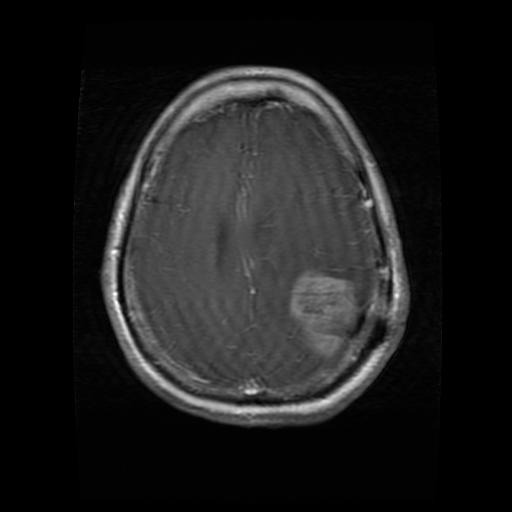
#> input picture Brain Tumor Classification/dataset2/Test/glioma/Te-gl_0023.jpg, 512 x 512 px, given as the content of the folder dataset2/train, which was not available
$ jupyter execute --allow-errors 'machine learning.ipynb'   (text cells are left out)
#> lines starting #> are read from the running program, lines starting #| are printed output that depends on the picture
[cell 1]
from skimage.feature import SIFT
from PIL import Image
import numpy as np
import os
from scipy.cluster.vq import kmeans, vq
from sklearn.preprocessing import StandardScaler
from sklearn.svm import LinearSVC , SVC
import joblib
import matplotlib.pyplot as plt
from sklearn.ensemble import RandomForestClassifier
from sklearn.neighbors import KNeighborsClassifier
from prettytable import PrettyTable
import splitfolders
from sklearn.metrics import f1_score , classification_report ,confusion_matrix, ConfusionMatrixDisplay, accuracy_score, recall_score, f1_score , precision_score
import seaborn as sns
from sklearn.model_selection import GridSearchCV
from sklearn.tree import DecisionTreeClassifier
import seaborn as sns
from sklearn.naive_bayes import GaussianNB
from sklearn.linear_model import LogisticRegression

[cell 2]
import warnings
warnings.filterwarnings('ignore')

[cell 3]
# [23 lines left out: function evaluation, not called in this run]

def save_model(name , modele):
    joblib.dump(modele, f'{name}.pkl')

def spite_data_train_test_validation(input_folder ,outpur_folder ):
    splitfolders.ratio(input_folder, output=outpur_folder,
            seed=42, ratio=(.8, .2, .0), group_prefix=None)

def imglistFolder(path):
    return [os.path.join(path, f) for f in os.listdir(path)]

def imgList(imagesListFolder):
        class_id = 0
        image_paths = []
        image_classes = []
        for training_name in imagesListFolder:
            class_path = imglistFolder(training_name)
            image_paths += class_path
            image_classes += [class_id]*len(class_path)
            class_id +=1

        return image_paths  , image_classes

#les descrepteur
def descreptors(image_paths):
        des_list = []
        descriptor_extractor = SIFT()
        for image_path in image_paths:
            img = np.array(Image.open(image_path).convert('L').resize((128 ,128)) )
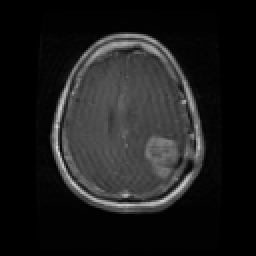
#> img: shape (128, 128) (shown 2 times larger); min 0, max 215, mean 28.3
            descriptor_extractor.detect_and_extract(img)
            kpts = descriptor_extractor.keypoints
            des = descriptor_extractor.descriptors
            des_list.append((image_path , des))

        descriptors = des_list[0][1]
        for image_path , des in des_list[1 : ]:
            descriptors = np.vstack((descriptors , des))


        return descriptors.astype(float) , des_list

# [15 lines left out: function calculerHistogramme, not called in this run]


$ run again, on Brain Tumor Classification/dataset2/Test/glioma/Te-gl_0046.jpg
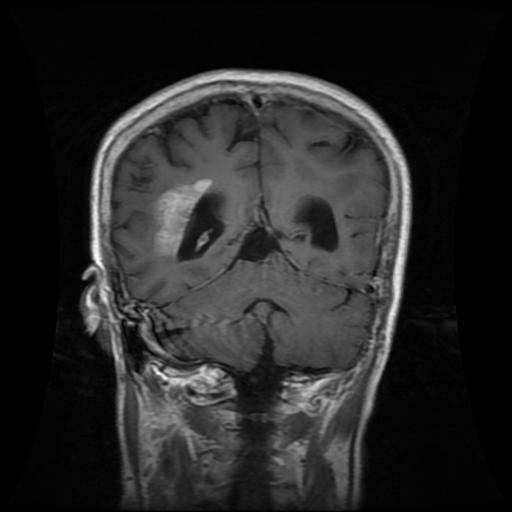
#> input picture Brain Tumor Classification/dataset2/Test/glioma/Te-gl_0046.jpg, 512 x 512 px, given as the content of the folder dataset2/train, which was not available
#> in descreptors, `img = np.array(Image.open(image_path).convert('L').resize((128 ,128)) )`:
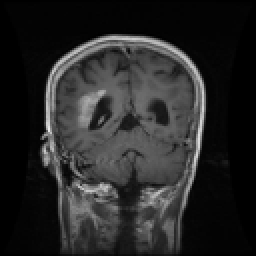
#> img: shape (128, 128) (shown 2 times larger); min 0, max 236, mean 38.9

$ run again, on Brain Tumor Classification/dataset2/Test/glioma/Te-gl_0048.jpg
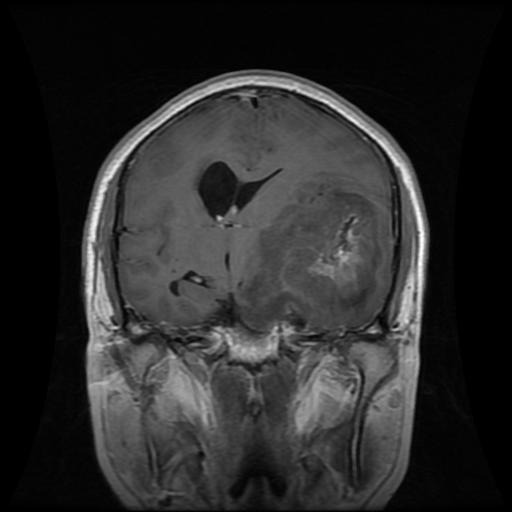
#> input picture Brain Tumor Classification/dataset2/Test/glioma/Te-gl_0048.jpg, 512 x 512 px, given as the content of the folder dataset2/train, which was not available
#> in descreptors, `img = np.array(Image.open(image_path).convert('L').resize((128 ,128)) )`:
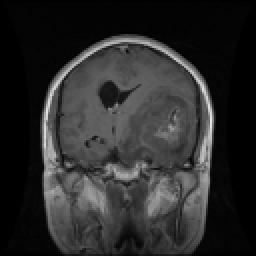
#> img: shape (128, 128) (shown 2 times larger); min 0, max 232, mean 42.9
